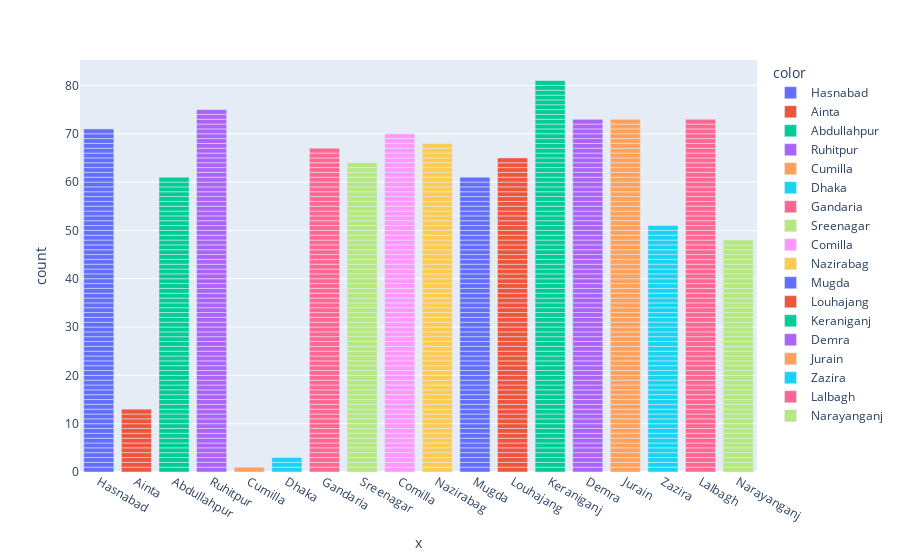

Notebook source saved alongside this figure:
### Code cell
fig = px.bar(x = df['Location'], color = df['Location'])
fig.show()

### Figure 1 — Plotly figure (JSON) as saved in the notebook; plotly's stock layout.template omitted (floating-point values rounded to 4 significant figures)
{"data": [{"hovertemplate": "color=Hasnabad<br>x=%{x}<br>count=%{y}<extra></extra>", "legendgroup": "Hasnabad", "marker": {"color": "#636efa", "pattern": {"shape": ""}}, "name": "Hasnabad", "orientation": "v", "showlegend": true, "textposition": "auto", "type": "bar", "x": ["Hasnabad", "Hasnabad", "Hasnabad", "Hasnabad", "Hasnabad", "Hasnabad", "Hasnabad", "Hasnabad", "Hasnabad", "Hasnabad", "Hasnabad", "Hasnabad", "Hasnabad", "Hasnabad", "Hasnabad", "Hasnabad", "Hasnabad", "Hasnabad", "Hasnabad", "Hasnabad", "Hasnabad", "Hasnabad", "Hasnabad", "Hasnabad", "Hasnabad", "Hasnabad", "Hasnabad", "Hasnabad", "Hasnabad", "Hasnabad", "Hasnabad", "Hasnabad", "Hasnabad", "Hasnabad", "Hasnabad", "Hasnabad", "Hasnabad", "Hasnabad", "Hasnabad", "Hasnabad", "Hasnabad", "Hasnabad", "Hasnabad", "Hasnabad", "Hasnabad", "Hasnabad", "Hasnabad", "Hasnabad", "Hasnabad", "Hasnabad", "Hasnabad", "Hasnabad", "Hasnabad", "Hasnabad", "Hasnabad", "Hasnabad", "Hasnabad", "Hasnabad", "Hasnabad", "Hasnabad", "Hasnabad", "Hasnabad", "Hasnabad", "Hasnabad", "Hasnabad", "Hasnabad", "Hasnabad", "Hasnabad", "Hasnabad", "Hasnabad", "Hasnabad"], "xaxis": "x", "y": [1, 1, 1, 1, 1, 1, 1, 1, 1, 1, 1, 1, 1, 1, 1, 1, 1, 1, 1, 1, 1, 1, 1, 1, 1, 1, 1, 1, 1, 1, 1, 1, 1, 1, 1, 1, 1, 1, 1, 1, 1, 1, 1, 1, 1, 1, 1, 1, 1, 1, 1, 1, 1, 1, 1, 1, 1, 1, 1, 1, 1, 1, 1, 1, 1, 1, 1, 1, 1, 1, 1], "yaxis": "y"}, {"hovertemplate": "color=Ainta<br>x=%{x}<br>count=%{y}<extra></extra>", "legendgroup": "Ainta", "marker": {"color": "#EF553B", "pattern": {"shape": ""}}, "name": "Ainta", "orientation": "v", "showlegend": true, "textposition": "auto", "type": "bar", "x": ["Ainta", "Ainta", "Ainta", "Ainta", "Ainta", "Ainta", "Ainta", "Ainta", "Ainta", "Ainta", "Ainta", "Ainta", "Ainta"], "xaxis": "x", "y": [1, 1, 1, 1, 1, 1, 1, 1, 1, 1, 1, 1, 1], "yaxis": "y"}, {"hovertemplate": "color=Abdullahpur<br>x=%{x}<br>count=%{y}<extra></extra>", "legendgroup": "Abdullahpur", "marker": {"color": "#00cc96", "pattern": {"shape": ""}}, "name": "Abdullahpur", "orientation": "v", "showlegend": true, "textposition": "auto", "type": "bar", "x": ["Abdullahpur", "Abdullahpur", "Abdullahpur", "Abdullahpur", "Abdullahpur", "Abdullahpur", "Abdullahpur", "Abdullahpur", "Abdullahpur", "Abdullahpur", "Abdullahpur", "Abdullahpur", "Abdullahpur", "Abdullahpur", "Abdullahpur", "Abdullahpur", "Abdullahpur", "Abdullahpur", "Abdullahpur", "Abdullahpur", "Abdullahpur", "Abdullahpur", "Abdullahpur", "Abdullahpur", "Abdullahpur", "Abdullahpur", "Abdullahpur", "Abdullahpur", "Abdullahpur", "Abdullahpur", "Abdullahpur", "Abdullahpur", "Abdullahpur", "Abdullahpur", "Abdullahpur", "Abdullahpur", "Abdullahpur", "Abdullahpur", "Abdullahpur", "Abdullahpur", "Abdullahpur", "Abdullahpur", "Abdullahpur", "Abdullahpur", "Abdullahpur", "Abdullahpur", "Abdullahpur", "Abdullahpur", "Abdullahpur", "Abdullahpur", "Abdullahpur", "Abdullahpur", "Abdullahpur", "Abdullahpur", "Abdullahpur", "Abdullahpur", "Abdullahpur", "Abdullahpur", "Abdullahpur", "Abdullahpur", "Abdullahpur"], "xaxis": "x", "y": [1, 1, 1, 1, 1, 1, 1, 1, 1, 1, 1, 1, 1, 1, 1, 1, 1, 1, 1, 1, 1, 1, 1, 1, 1, 1, 1, 1, 1, 1, 1, 1, 1, 1, 1, 1, 1, 1, 1, 1, 1, 1, 1, 1, 1, 1, 1, 1, 1, 1, 1, 1, 1, 1, 1, 1, 1, 1, 1, 1, 1], "yaxis": "y"}, {"hovertemplate": "color=Ruhitpur<br>x=%{x}<br>count=%{y}<extra></extra>", "legendgroup": "Ruhitpur", "marker": {"color": "#ab63fa", "pattern": {"shape": ""}}, "name": "Ruhitpur", "orientation": "v", "showlegend": true, "textposition": "auto", "type": "bar", "x": ["Ruhitpur", "Ruhitpur", "Ruhitpur", "Ruhitpur", "Ruhitpur", "Ruhitpur", "Ruhitpur", "Ruhitpur", "Ruhitpur", "Ruhitpur", "Ruhitpur", "Ruhitpur", "Ruhitpur", "Ruhitpur", "Ruhitpur", "Ruhitpur", "Ruhitpur", "Ruhitpur", "Ruhitpur", "Ruhitpur", "Ruhitpur", "Ruhitpur", "Ruhitpur", "Ruhitpur", "Ruhitpur", "Ruhitpur", "Ruhitpur", "Ruhitpur", "Ruhitpur", "Ruhitpur", "Ruhitpur", "Ruhitpur", "Ruhitpur", "Ruhitpur", "Ruhitpur", "Ruhitpur", "Ruhitpur", "Ruhitpur", "Ruhitpur", "Ruhitpur", "Ruhitpur", "Ruhitpur", "Ruhitpur", "Ruhitpur", "Ruhitpur", "Ruhitpur", "Ruhitpur", "Ruhitpur", "Ruhitpur", "Ruhitpur", "Ruhitpur", "Ruhitpur", "Ruhitpur", "Ruhitpur", "Ruhitpur", "Ruhitpur", "Ruhitpur", "Ruhitpur", "Ruhitpur", "Ruhitpur", "Ruhitpur", "Ruhitpur", "Ruhitpur", "Ruhitpur", "Ruhitpur", "Ruhitpur", "Ruhitpur", "Ruhitpur", "Ruhitpur", "Ruhitpur", "Ruhitpur", "Ruhitpur", "Ruhitpur", "Ruhitpur", "Ruhitpur"], "xaxis": "x", "y": [1, 1, 1, 1, 1, 1, 1, 1, 1, 1, 1, 1, 1, 1, 1, 1, 1, 1, 1, 1, 1, 1, 1, 1, 1, 1, 1, 1, 1, 1, 1, 1, 1, 1, 1, 1, 1, 1, 1, 1, 1, 1, 1, 1, 1, 1, 1, 1, 1, 1, 1, 1, 1, 1, 1, 1, 1, 1, 1, 1, 1, 1, 1, 1, 1, 1, 1, 1, 1, 1, 1, 1, 1, 1, 1], "yaxis": "y"}, {"hovertemplate": "color=Cumilla<br>x=%{x}<br>count=%{y}<extra></extra>", "legendgroup": "Cumilla", "marker": {"color": "#FFA15A", "pattern": {"shape": ""}}, "name": "Cumilla", "orientation": "v", "showlegend": true, "textposition": "auto", "type": "bar", "x": ["Cumilla"], "xaxis": "x", "y": [1], "yaxis": "y"}, {"hovertemplate": "color=Dhaka<br>x=%{x}<br>count=%{y}<extra></extra>", "legendgroup": "Dhaka", "marker": {"color": "#19d3f3", "pattern": {"shape": ""}}, "name": "Dhaka", "orientation": "v", "showlegend": true, "textposition": "auto", "type": "bar", "x": ["Dhaka", "Dhaka", "Dhaka"], "xaxis": "x", "y": [1, 1, 1], "yaxis": "y"}, {"hovertemplate": "color=Gandaria<br>x=%{x}<br>count=%{y}<extra></extra>", "legendgroup": "Gandaria", "marker": {"color": "#FF6692", "pattern": {"shape": ""}}, "name": "Gandaria", "orientation": "v", "showlegend": true, "textposition": "auto", "type": "bar", "x": ["Gandaria", "Gandaria", "Gandaria", "Gandaria", "Gandaria", "Gandaria", "Gandaria", "Gandaria", "Gandaria", "Gandaria", "Gandaria", "Gandaria", "Gandaria", "Gandaria", "Gandaria", "Gandaria", "Gandaria", "Gandaria", "Gandaria", "Gandaria", "Gandaria", "Gandaria", "Gandaria", "Gandaria", "Gandaria", "Gandaria", "Gandaria", "Gandaria", "Gandaria", "Gandaria", "Gandaria", "Gandaria", "Gandaria", "Gandaria", "Gandaria", "Gandaria", "Gandaria", "Gandaria", "Gandaria", "Gandaria", "Gandaria", "Gandaria", "Gandaria", "Gandaria", "Gandaria", "Gandaria", "Gandaria", "Gandaria", "Gandaria", "Gandaria", "Gandaria", "Gandaria", "Gandaria", "Gandaria", "Gandaria", "Gandaria", "Gandaria", "Gandaria", "Gandaria", "Gandaria", "Gandaria", "Gandaria", "Gandaria", "Gandaria", "Gandaria", "Gandaria", "Gandaria"], "xaxis": "x", "y": [1, 1, 1, 1, 1, 1, 1, 1, 1, 1, 1, 1, 1, 1, 1, 1, 1, 1, 1, 1, 1, 1, 1, 1, 1, 1, 1, 1, 1, 1, 1, 1, 1, 1, 1, 1, 1, 1, 1, 1, 1, 1, 1, 1, 1, 1, 1, 1, 1, 1, 1, 1, 1, 1, 1, 1, 1, 1, 1, 1, 1, 1, 1, 1, 1, 1, 1], "yaxis": "y"}, {"hovertemplate": "color=Sreenagar<br>x=%{x}<br>count=%{y}<extra></extra>", "legendgroup": "Sreenagar", "marker": {"color": "#B6E880", "pattern": {"shape": ""}}, "name": "Sreenagar", "orientation": "v", "showlegend": true, "textposition": "auto", "type": "bar", "x": ["Sreenagar", "Sreenagar", "Sreenagar", "Sreenagar", "Sreenagar", "Sreenagar", "Sreenagar", "Sreenagar", "Sreenagar", "Sreenagar", "Sreenagar", "Sreenagar", "Sreenagar", "Sreenagar", "Sreenagar", "Sreenagar", "Sreenagar", "Sreenagar", "Sreenagar", "Sreenagar", "Sreenagar", "Sreenagar", "Sreenagar", "Sreenagar", "Sreenagar", "Sreenagar", "Sreenagar", "Sreenagar", "Sreenagar", "Sreenagar", "Sreenagar", "Sreenagar", "Sreenagar", "Sreenagar", "Sreenagar", "Sreenagar", "Sreenagar", "Sreenagar", "Sreenagar", "Sreenagar", "Sreenagar", "Sreenagar", "Sreenagar", "Sreenagar", "Sreenagar", "Sreenagar", "Sreenagar", "Sreenagar", "Sreenagar", "Sreenagar", "Sreenagar", "Sreenagar", "Sreenagar", "Sreenagar", "Sreenagar", "Sreenagar", "Sreenagar", "Sreenagar", "Sreenagar", "Sreenagar", "Sreenagar", "Sreenagar", "Sreenagar", "Sreenagar"], "xaxis": "x", "y": [1, 1, 1, 1, 1, 1, 1, 1, 1, 1, 1, 1, 1, 1, 1, 1, 1, 1, 1, 1, 1, 1, 1, 1, 1, 1, 1, 1, 1, 1, 1, 1, 1, 1, 1, 1, 1, 1, 1, 1, 1, 1, 1, 1, 1, 1, 1, 1, 1, 1, 1, 1, 1, 1, 1, 1, 1, 1, 1, 1, 1, 1, 1, 1], "yaxis": "y"}, {"hovertemplate": "color=Comilla<br>x=%{x}<br>count=%{y}<extra></extra>", "legendgroup": "Comilla", "marker": {"color": "#FF97FF", "pattern": {"shape": ""}}, "name": "Comilla", "orientation": "v", "showlegend": true, "textposition": "auto", "type": "bar", "x": ["Comilla", "Comilla", "Comilla", "Comilla", "Comilla", "Comilla", "Comilla", "Comilla", "Comilla", "Comilla", "Comilla", "Comilla", "Comilla", "Comilla", "Comilla", "Comilla", "Comilla", "Comilla", "Comilla", "Comilla", "Comilla", "Comilla", "Comilla", "Comilla", "Comilla", "Comilla", "Comilla", "Comilla", "Comilla", "Comilla", "Comilla", "Comilla", "Comilla", "Comilla", "Comilla", "Comilla", "Comilla", "Comilla", "Comilla", "Comilla", "Comilla", "Comilla", "Comilla", "Comilla", "Comilla", "Comilla", "Comilla", "Comilla", "Comilla", "Comilla", "Comilla", "Comilla", "Comilla", "Comilla", "Comilla", "Comilla", "Comilla", "Comilla", "Comilla", "Comilla", "Comilla", "Comilla", "Comilla", "Comilla", "Comilla", "Comilla", "Comilla", "Comilla", "Comilla", "Comilla"], "xaxis": "x", "y": [1, 1, 1, 1, 1, 1, 1, 1, 1, 1, 1, 1, 1, 1, 1, 1, 1, 1, 1, 1, 1, 1, 1, 1, 1, 1, 1, 1, 1, 1, 1, 1, 1, 1, 1, 1, 1, 1, 1, 1, 1, 1, 1, 1, 1, 1, 1, 1, 1, 1, 1, 1, 1, 1, 1, 1, 1, 1, 1, 1, 1, 1, 1, 1, 1, 1, 1, 1, 1, 1], "yaxis": "y"}, {"hovertemplate": "color=Nazirabag<br>x=%{x}<br>count=%{y}<extra></extra>", "legendgroup": "Nazirabag", "marker": {"color": "#FECB52", "pattern": {"shape": ""}}, "name": "Nazirabag", "orientation": "v", "showlegend": true, "textposition": "auto", "type": "bar", "x": ["Nazirabag", "Nazirabag", "Nazirabag", "Nazirabag", "Nazirabag", "Nazirabag", "Nazirabag", "Nazirabag", "Nazirabag", "Nazirabag", "Nazirabag", "Nazirabag", "Nazirabag", "Nazirabag", "Nazirabag", "Nazirabag", "Nazirabag", "Nazirabag", "Nazirabag", "Nazirabag", "Nazirabag", "Nazirabag", "Nazirabag", "Nazirabag", "Nazirabag", "Nazirabag", "Nazirabag", "Nazirabag", "Nazirabag", "Nazirabag", "Nazirabag", "Nazirabag", "Nazirabag", "Nazirabag", "Nazirabag", "Nazirabag", "Nazirabag", "Nazirabag", "Nazirabag", "Nazirabag", "Nazirabag", "Nazirabag", "Nazirabag", "Nazirabag", "Nazirabag", "Nazirabag", "Nazirabag", "Nazirabag", "Nazirabag", "Nazirabag", "Nazirabag", "Nazirabag", "Nazirabag", "Nazirabag", "Nazirabag", "Nazirabag", "Nazirabag", "Nazirabag", "Nazirabag", "Nazirabag", "Nazirabag", "Nazirabag", "Nazirabag", "Nazirabag", "Nazirabag", "Nazirabag", "Nazirabag", "Nazirabag"], "xaxis": "x", "y": [1, 1, 1, 1, 1, 1, 1, 1, 1, 1, 1, 1, 1, 1, 1, 1, 1, 1, 1, 1, 1, 1, 1, 1, 1, 1, 1, 1, 1, 1, 1, 1, 1, 1, 1, 1, 1, 1, 1, 1, 1, 1, 1, 1, 1, 1, 1, 1, 1, 1, 1, 1, 1, 1, 1, 1, 1, 1, 1, 1, 1, 1, 1, 1, 1, 1, 1, 1], "yaxis": "y"}, {"hovertemplate": "color=Mugda<br>x=%{x}<br>count=%{y}<extra></extra>", "legendgroup": "Mugda", "marker": {"color": "#636efa", "pattern": {"shape": ""}}, "name": "Mugda", "orientation": "v", "showlegend": true, "textposition": "auto", "type": "bar", "x": ["Mugda", "Mugda", "Mugda", "Mugda", "Mugda", "Mugda", "Mugda", "Mugda", "Mugda", "Mugda", "Mugda", "Mugda", "Mugda", "Mugda", "Mugda", "Mugda", "Mugda", "Mugda", "Mugda", "Mugda", "Mugda", "Mugda", "Mugda", "Mugda", "Mugda", "Mugda", "Mugda", "Mugda", "Mugda", "Mugda", "Mugda", "Mugda", "Mugda", "Mugda", "Mugda", "Mugda", "Mugda", "Mugda", "Mugda", "Mugda", "Mugda", "Mugda", "Mugda", "Mugda", "Mugda", "Mugda", "Mugda", "Mugda", "Mugda", "Mugda", "Mugda", "Mugda", "Mugda", "Mugda", "Mugda", "Mugda", "Mugda", "Mugda", "Mugda", "Mugda", "Mugda"], "xaxis": "x", "y": [1, 1, 1, 1, 1, 1, 1, 1, 1, 1, 1, 1, 1, 1, 1, 1, 1, 1, 1, 1, 1, 1, 1, 1, 1, 1, 1, 1, 1, 1, 1, 1, 1, 1, 1, 1, 1, 1, 1, 1, 1, 1, 1, 1, 1, 1, 1, 1, 1, 1, 1, 1, 1, 1, 1, 1, 1, 1, 1, 1, 1], "yaxis": "y"}, {"hovertemplate": "color=Louhajang<br>x=%{x}<br>count=%{y}<extra></extra>", "legendgroup": "Louhajang", "marker": {"color": "#EF553B", "pattern": {"shape": ""}}, "name": "Louhajang", "orientation": "v", "showlegend": true, "textposition": "auto", "type": "bar", "x": ["Louhajang", "Louhajang", "Louhajang", "Louhajang", "Louhajang", "Louhajang", "Louhajang", "Louhajang", "Louhajang", "Louhajang", "Louhajang", "Louhajang", "Louhajang", "Louhajang", "Louhajang", "Louhajang", "Louhajang", "Louhajang", "Louhajang", "Louhajang", "Louhajang", "Louhajang", "Louhajang", "Louhajang", "Louhajang", "Louhajang", "Louhajang", "Louhajang", "Louhajang", "Louhajang", "Louhajang", "Louhajang", "Louhajang", "Louhajang", "Louhajang", "Louhajang", "Louhajang", "Louhajang", "Louhajang", "Louhajang", "Louhajang", "Louhajang", "Louhajang", "Louhajang", "Louhajang", "Louhajang", "Louhajang", "Louhajang", "Louhajang", "Louhajang", "Louhajang", "Louhajang", "Louhajang", "Louhajang", "Louhajang", "Louhajang", "Louhajang", "Louhajang", "Louhajang", "Louhajang", "Louhajang", "Louhajang", "Louhajang", "Louhajang", "Louhajang"], "xaxis": "x", "y": [1, 1, 1, 1, 1, 1, 1, 1, 1, 1, 1, 1, 1, 1, 1, 1, 1, 1, 1, 1, 1, 1, 1, 1, 1, 1, 1, 1, 1, 1, 1, 1, 1, 1, 1, 1, 1, 1, 1, 1, 1, 1, 1, 1, 1, 1, 1, 1, 1, 1, 1, 1, 1, 1, 1, 1, 1, 1, 1, 1, 1, 1, 1, 1, 1], "yaxis": "y"}, {"hovertemplate": "color=Keraniganj<br>x=%{x}<br>count=%{y}<extra></extra>", "legendgroup": "Keraniganj", "marker": {"color": "#00cc96", "pattern": {"shape": ""}}, "name": "Keraniganj", "orientation": "v", "showlegend": true, "textposition": "auto", "type": "bar", "x": ["Keraniganj", "Keraniganj", "Keraniganj", "Keraniganj", "Keraniganj", "Keraniganj", "Keraniganj", "Keraniganj", "Keraniganj", "Keraniganj", "Keraniganj", "Keraniganj", "Keraniganj", "Keraniganj", "Keraniganj", "Keraniganj", "Keraniganj", "Keraniganj", "Keraniganj", "Keraniganj", "Keraniganj", "Keraniganj", "Keraniganj", "Keraniganj", "Keraniganj", "Keraniganj", "Keraniganj", "Keraniganj", "Keraniganj", "Keraniganj", "Keraniganj", "Keraniganj", "Keraniganj", "Keraniganj", "Keraniganj", "Keraniganj", "Keraniganj", "Keraniganj", "Keraniganj", "Keraniganj", "Keraniganj", "Keraniganj", "Keraniganj", "Keraniganj", "Keraniganj", "Keraniganj", "Keraniganj", "Keraniganj", "Keraniganj", "Keraniganj", "Keraniganj", "Keraniganj", "Keraniganj", "Keraniganj", "Keraniganj", "Keraniganj", "Keraniganj", "Keraniganj", "Keraniganj", "Keraniganj", "Keraniganj", "Keraniganj", "Keraniganj", "Keraniganj", "Keraniganj", "Keraniganj", "Keraniganj", "Keraniganj", "Keraniganj", "Keraniganj", "Keraniganj", "Keraniganj", "Keraniganj", "Keraniganj", "Keraniganj", "Keraniganj", "Keraniganj", "Keraniganj", "Keraniganj", "Keraniganj", "Keraniganj"], "xaxis": "x", "y": [1, 1, 1, 1, 1, 1, 1, 1, 1, 1, 1, 1, 1, 1, 1, 1, 1, 1, 1, 1, 1, 1, 1, 1, 1, 1, 1, 1, 1, 1, 1, 1, 1, 1, 1, 1, 1, 1, 1, 1, 1, 1, 1, 1, 1, 1, 1, 1, 1, 1, 1, 1, 1, 1, 1, 1, 1, 1, 1, 1, 1, 1, 1, 1, 1, 1, 1, 1, 1, 1, 1, 1, 1, 1, 1, 1, 1, 1, 1, 1, 1], "yaxis": "y"}, {"hovertemplate": "color=Demra<br>x=%{x}<br>count=%{y}<extra></extra>", "legendgroup": "Demra", "marker": {"color": "#ab63fa", "pattern": {"shape": ""}}, "name": "Demra", "orientation": "v", "showlegend": true, "textposition": "auto", "type": "bar", "x": ["Demra", "Demra", "Demra", "Demra", "Demra", "Demra", "Demra", "Demra", "Demra", "Demra", "Demra", "Demra", "Demra", "Demra", "Demra", "Demra", "Demra", "Demra", "Demra", "Demra", "Demra", "Demra", "Demra", "Demra", "Demra", "Demra", "Demra", "Demra", "Demra", "Demra", "Demra", "Demra", "Demra", "Demra", "Demra", "Demra", "Demra", "Demra", "Demra", "Demra", "Demra", "Demra", "Demra", "Demra", "Demra", "Demra", "Demra", "Demra", "Demra", "Demra", "Demra", "Demra", "Demra", "Demra", "Demra", "Demra", "Demra", "Demra", "Demra", "Demra", "Demra", "Demra", "Demra", "Demra", "Demra", "Demra", "Demra", "Demra", "Demra", "Demra", "Demra", "Demra", "Demra"], "xaxis": "x", "y": [1, 1, 1, 1, 1, 1, 1, 1, 1, 1, 1, 1, 1, 1, 1, 1, 1, 1, 1, 1, 1, 1, 1, 1, 1, 1, 1, 1, 1, 1, 1, 1, 1, 1, 1, 1, 1, 1, 1, 1, 1, 1, 1, 1, 1, 1, 1, 1, 1, 1, 1, 1, 1, 1, 1, 1, 1, 1, 1, 1, 1, 1, 1, 1, 1, 1, 1, 1, 1, 1, 1, 1, 1], "yaxis": "y"}, {"hovertemplate": "color=Jurain<br>x=%{x}<br>count=%{y}<extra></extra>", "legendgroup": "Jurain", "marker": {"color": "#FFA15A", "pattern": {"shape": ""}}, "name": "Jurain", "orientation": "v", "showlegend": true, "textposition": "auto", "type": "bar", "x": ["Jurain", "Jurain", "Jurain", "Jurain", "Jurain", "Jurain", "Jurain", "Jurain", "Jurain", "Jurain", "Jurain", "Jurain", "Jurain", "Jurain", "Jurain", "Jurain", "Jurain", "Jurain", "Jurain", "Jurain", "Jurain", "Jurain", "Jurain", "Jurain", "Jurain", "Jurain", "Jurain", "Jurain", "Jurain", "Jurain", "Jurain", "Jurain", "Jurain", "Jurain", "Jurain", "Jurain", "Jurain", "Jurain", "Jurain", "Jurain", "Jurain", "Jurain", "Jurain", "Jurain", "Jurain", "Jurain", "Jurain", "Jurain", "Jurain", "Jurain", "Jurain", "Jurain", "Jurain", "Jurain", "Jurain", "Jurain", "Jurain", "Jurain", "Jurain", "Jurain", "Jurain", "Jurain", "Jurain", "Jurain", "Jurain", "Jurain", "Jurain", "Jurain", "Jurain", "Jurain", "Jurain", "Jurain", "Jurain"], "xaxis": "x", "y": [1, 1, 1, 1, 1, 1, 1, 1, 1, 1, 1, 1, 1, 1, 1, 1, 1, 1, 1, 1, 1, 1, 1, 1, 1, 1, 1, 1, 1, 1, 1, 1, 1, 1, 1, 1, 1, 1, 1, 1, 1, 1, 1, 1, 1, 1, 1, 1, 1, 1, 1, 1, 1, 1, 1, 1, 1, 1, 1, 1, 1, 1, 1, 1, 1, 1, 1, 1, 1, 1, 1, 1, 1], "yaxis": "y"}, {"hovertemplate": "color=Zazira<br>x=%{x}<br>count=%{y}<extra></extra>", "legendgroup": "Zazira", "marker": {"color": "#19d3f3", "pattern": {"shape": ""}}, "name": "Zazira", "orientation": "v", "showlegend": true, "textposition": "auto", "type": "bar", "x": ["Zazira", "Zazira", "Zazira", "Zazira", "Zazira", "Zazira", "Zazira", "Zazira", "Zazira", "Zazira", "Zazira", "Zazira", "Zazira", "Zazira", "Zazira", "Zazira", "Zazira", "Zazira", "Zazira", "Zazira", "Zazira", "Zazira", "Zazira", "Zazira", "Zazira", "Zazira", "Zazira", "Zazira", "Zazira", "Zazira", "Zazira", "Zazira", "Zazira", "Zazira", "Zazira", "Zazira", "Zazira", "Zazira", "Zazira", "Zazira", "Zazira", "Zazira", "Zazira", "Zazira", "Zazira", "Zazira", "Zazira", "Zazira", "Zazira", "Zazira", "Zazira"], "xaxis": "x", "y": [1, 1, 1, 1, 1, 1, 1, 1, 1, 1, 1, 1, 1, 1, 1, 1, 1, 1, 1, 1, 1, 1, 1, 1, 1, 1, 1, 1, 1, 1, 1, 1, 1, 1, 1, 1, 1, 1, 1, 1, 1, 1, 1, 1, 1, 1, 1, 1, 1, 1, 1], "yaxis": "y"}, {"hovertemplate": "color=Lalbagh<br>x=%{x}<br>count=%{y}<extra></extra>", "legendgroup": "Lalbagh", "marker": {"color": "#FF6692", "pattern": {"shape": ""}}, "name": "Lalbagh", "orientation": "v", "showlegend": true, "textposition": "auto", "type": "bar", "x": ["Lalbagh", "Lalbagh", "Lalbagh", "Lalbagh", "Lalbagh", "Lalbagh", "Lalbagh", "Lalbagh", "Lalbagh", "Lalbagh", "Lalbagh", "Lalbagh", "Lalbagh", "Lalbagh", "Lalbagh", "Lalbagh", "Lalbagh", "Lalbagh", "Lalbagh", "Lalbagh", "Lalbagh", "Lalbagh", "Lalbagh", "Lalbagh", "Lalbagh", "Lalbagh", "Lalbagh", "Lalbagh", "Lalbagh", "Lalbagh", "Lalbagh", "Lalbagh", "Lalbagh", "Lalbagh", "Lalbagh", "Lalbagh", "Lalbagh", "Lalbagh", "Lalbagh", "Lalbagh", "Lalbagh", "Lalbagh", "Lalbagh", "Lalbagh", "Lalbagh", "Lalbagh", "Lalbagh", "Lalbagh", "Lalbagh", "Lalbagh", "Lalbagh", "Lalbagh", "Lalbagh", "Lalbagh", "Lalbagh", "Lalbagh", "Lalbagh", "Lalbagh", "Lalbagh", "Lalbagh", "Lalbagh", "Lalbagh", "Lalbagh", "Lalbagh", "Lalbagh", "Lalbagh", "Lalbagh", "Lalbagh", "Lalbagh", "Lalbagh", "Lalbagh", "Lalbagh", "Lalbagh"], "xaxis": "x", "y": [1, 1, 1, 1, 1, 1, 1, 1, 1, 1, 1, 1, 1, 1, 1, 1, 1, 1, 1, 1, 1, 1, 1, 1, 1, 1, 1, 1, 1, 1, 1, 1, 1, 1, 1, 1, 1, 1, 1, 1, 1, 1, 1, 1, 1, 1, 1, 1, 1, 1, 1, 1, 1, 1, 1, 1, 1, 1, 1, 1, 1, 1, 1, 1, 1, 1, 1, 1, 1, 1, 1, 1, 1], "yaxis": "y"}, {"hovertemplate": "color=Narayanganj<br>x=%{x}<br>count=%{y}<extra></extra>", "legendgroup": "Narayanganj", "marker": {"color": "#B6E880", "pattern": {"shape": ""}}, "name": "Narayanganj", "orientation": "v", "showlegend": true, "textposition": "auto", "type": "bar", "x": ["Narayanganj", "Narayanganj", "Narayanganj", "Narayanganj", "Narayanganj", "Narayanganj", "Narayanganj", "Narayanganj", "Narayanganj", "Narayanganj", "Narayanganj", "Narayanganj", "Narayanganj", "Narayanganj", "Narayanganj", "Narayanganj", "Narayanganj", "Narayanganj", "Narayanganj", "Narayanganj", "Narayanganj", "Narayanganj", "Narayanganj", "Narayanganj", "Narayanganj", "Narayanganj", "Narayanganj", "Narayanganj", "Narayanganj", "Narayanganj", "Narayanganj", "Narayanganj", "Narayanganj", "Narayanganj", "Narayanganj", "Narayanganj", "Narayanganj", "Narayanganj", "Narayanganj", "Narayanganj", "Narayanganj", "Narayanganj", "Narayanganj", "Narayanganj", "Narayanganj", "Narayanganj", "Narayanganj", "Narayanganj"], "xaxis": "x", "y": [1, 1, 1, 1, 1, 1, 1, 1, 1, 1, 1, 1, 1, 1, 1, 1, 1, 1, 1, 1, 1, 1, 1, 1, 1, 1, 1, 1, 1, 1, 1, 1, 1, 1, 1, 1, 1, 1, 1, 1, 1, 1, 1, 1, 1, 1, 1, 1], "yaxis": "y"}], "layout": {"barmode": "relative", "legend": {"title": {"text": "color"}, "tracegroupgap": 0}, "margin": {"t": 60}, "xaxis": {"anchor": "y", "domain": [0, 1], "title": {"text": "x"}}, "yaxis": {"anchor": "x", "domain": [0, 1], "title": {"text": "count"}}}}
